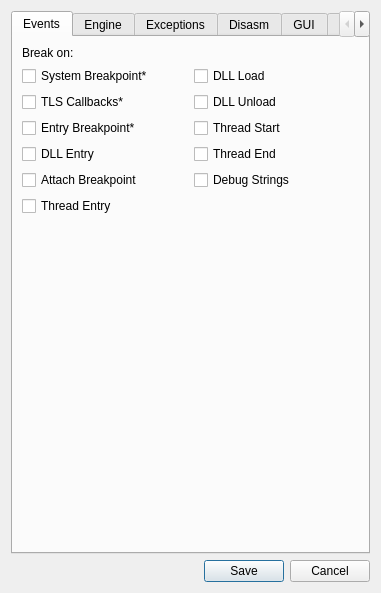
<?xml version="1.0" encoding="UTF-8"?>
<ui version="4.0">
 <class>SettingsDialog</class>
 <widget class="QDialog" name="SettingsDialog">
  <property name="geometry">
   <rect>
    <x>0</x>
    <y>0</y>
    <width>381</width>
    <height>514</height>
   </rect>
  </property>
  <property name="sizePolicy">
   <sizepolicy hsizetype="Expanding" vsizetype="Expanding">
    <horstretch>0</horstretch>
    <verstretch>0</verstretch>
   </sizepolicy>
  </property>
  <property name="windowTitle">
   <string>Settings</string>
  </property>
  <property name="windowIcon">
   <iconset resource="../../resource.qrc">
    <normaloff>:/icons/images/settings.png</normaloff>:/icons/images/settings.png</iconset>
  </property>
  <property name="autoFillBackground">
   <bool>true</bool>
  </property>
  <layout class="QVBoxLayout" name="verticalLayout">
   <item>
    <widget class="QTabWidget" name="tabWidget">
     <property name="autoFillBackground">
      <bool>true</bool>
     </property>
     <property name="currentIndex">
      <number>0</number>
     </property>
     <widget class="QWidget" name="tabEvents">
      <attribute name="title">
       <string>Events</string>
      </attribute>
      <layout class="QGridLayout" name="gridLayout">
       <item row="1" column="0">
        <widget class="QCheckBox" name="chkSystemBreakpoint">
         <property name="text">
          <string>System Breakpoint*</string>
         </property>
         <property name="checked">
          <bool>false</bool>
         </property>
        </widget>
       </item>
       <item row="0" column="0">
        <widget class="QLabel" name="lblBreakOn">
         <property name="text">
          <string>Break on:</string>
         </property>
        </widget>
       </item>
       <item row="1" column="1">
        <widget class="QCheckBox" name="chkDllLoad">
         <property name="text">
          <string>DLL Load</string>
         </property>
        </widget>
       </item>
       <item row="9" column="0">
        <widget class="QCheckBox" name="chkAttachBreakpoint">
         <property name="text">
          <string>Attach Breakpoint</string>
         </property>
        </widget>
       </item>
       <item row="8" column="0">
        <widget class="QCheckBox" name="chkDllEntry">
         <property name="text">
          <string>DLL Entry</string>
         </property>
        </widget>
       </item>
       <item row="3" column="0">
        <widget class="QCheckBox" name="chkEntryBreakpoint">
         <property name="text">
          <string>Entry Breakpoint*</string>
         </property>
         <property name="checked">
          <bool>false</bool>
         </property>
        </widget>
       </item>
       <item row="2" column="1">
        <widget class="QCheckBox" name="chkDllUnload">
         <property name="text">
          <string>DLL Unload</string>
         </property>
        </widget>
       </item>
       <item row="2" column="0">
        <widget class="QCheckBox" name="chkTlsCallbacks">
         <property name="text">
          <string>TLS Callbacks*</string>
         </property>
         <property name="checked">
          <bool>false</bool>
         </property>
        </widget>
       </item>
       <item row="8" column="1">
        <widget class="QCheckBox" name="chkThreadEnd">
         <property name="text">
          <string>Thread End</string>
         </property>
        </widget>
       </item>
       <item row="10" column="0">
        <widget class="QCheckBox" name="chkThreadEntry">
         <property name="text">
          <string>Thread Entry</string>
         </property>
        </widget>
       </item>
       <item row="9" column="1">
        <widget class="QCheckBox" name="chkDebugStrings">
         <property name="text">
          <string>Debug Strings</string>
         </property>
        </widget>
       </item>
       <item row="3" column="1">
        <widget class="QCheckBox" name="chkThreadStart">
         <property name="text">
          <string>Thread Start</string>
         </property>
        </widget>
       </item>
       <item row="11" column="0">
        <spacer name="verticalSpacer_4">
         <property name="orientation">
          <enum>Qt::Vertical</enum>
         </property>
         <property name="sizeHint" stdset="0">
          <size>
           <width>20</width>
           <height>40</height>
          </size>
         </property>
        </spacer>
       </item>
      </layout>
     </widget>
     <widget class="QWidget" name="tabEngine">
      <property name="sizePolicy">
       <sizepolicy hsizetype="Minimum" vsizetype="Preferred">
        <horstretch>0</horstretch>
        <verstretch>0</verstretch>
       </sizepolicy>
      </property>
      <property name="minimumSize">
       <size>
        <width>0</width>
        <height>0</height>
       </size>
      </property>
      <attribute name="title">
       <string>Engine</string>
      </attribute>
      <layout class="QVBoxLayout" name="verticalLayout_4">
       <item>
        <widget class="QGroupBox" name="groupBox_2">
         <property name="sizePolicy">
          <sizepolicy hsizetype="Preferred" vsizetype="Minimum">
           <horstretch>0</horstretch>
           <verstretch>0</verstretch>
          </sizepolicy>
         </property>
         <property name="title">
          <string>Calculation Type</string>
         </property>
         <layout class="QVBoxLayout" name="verticalLayout_6">
          <item>
           <layout class="QHBoxLayout" name="layoutCalulationType">
            <property name="sizeConstraint">
             <enum>QLayout::SetNoConstraint</enum>
            </property>
            <item>
             <widget class="QRadioButton" name="radioSigned">
              <property name="text">
               <string>&amp;Signed</string>
              </property>
              <property name="checked">
               <bool>true</bool>
              </property>
             </widget>
            </item>
            <item>
             <widget class="QRadioButton" name="radioUnsigned">
              <property name="text">
               <string>&amp;Unsigned</string>
              </property>
             </widget>
            </item>
           </layout>
          </item>
         </layout>
        </widget>
       </item>
       <item>
        <widget class="QGroupBox" name="groupBox">
         <property name="sizePolicy">
          <sizepolicy hsizetype="Preferred" vsizetype="Minimum">
           <horstretch>0</horstretch>
           <verstretch>0</verstretch>
          </sizepolicy>
         </property>
         <property name="title">
          <string>Default Breakpoint Type</string>
         </property>
         <layout class="QVBoxLayout" name="verticalLayout_7">
          <item>
           <layout class="QHBoxLayout" name="layoutBreakpointType">
            <item>
             <widget class="QRadioButton" name="radioInt3Short">
              <property name="text">
               <string>INT3</string>
              </property>
              <property name="checked">
               <bool>true</bool>
              </property>
             </widget>
            </item>
            <item>
             <widget class="QRadioButton" name="radioInt3Long">
              <property name="text">
               <string>Long INT3</string>
              </property>
             </widget>
            </item>
            <item>
             <widget class="QRadioButton" name="radioUd2">
              <property name="text">
               <string>UD2</string>
              </property>
             </widget>
            </item>
           </layout>
          </item>
         </layout>
        </widget>
       </item>
       <item>
        <widget class="QCheckBox" name="chkUndecorateSymbolNames">
         <property name="text">
          <string>Undecorate Symbol Names</string>
         </property>
        </widget>
       </item>
       <item>
        <widget class="QCheckBox" name="chkEnableDebugPrivilege">
         <property name="text">
          <string>Enable Debug &amp;Privilege</string>
         </property>
        </widget>
       </item>
       <item>
        <widget class="QCheckBox" name="chkEnableSourceDebugging">
         <property name="text">
          <string>Enable Source Debugging</string>
         </property>
        </widget>
       </item>
       <item>
        <widget class="QCheckBox" name="chkDisableDatabaseCompression">
         <property name="text">
          <string>Disable Database Compression</string>
         </property>
        </widget>
       </item>
       <item>
        <widget class="QCheckBox" name="chkSaveDatabaseInProgramDirectory">
         <property name="text">
          <string>Save Database in Program Directory</string>
         </property>
        </widget>
       </item>
       <item>
        <widget class="QCheckBox" name="chkTraceRecordEnabledDuringTrace">
         <property name="text">
          <string>Enable Trace Record Recording during a Trace</string>
         </property>
        </widget>
       </item>
       <item>
        <widget class="QCheckBox" name="chkSkipInt3Stepping">
         <property name="text">
          <string>Skip INT3 stepping</string>
         </property>
        </widget>
       </item>
       <item>
        <widget class="QCheckBox" name="chkBreakWhenCalcConditionsFails">
         <property name="text">
          <string>Break When Calc Conditions fails</string>
         </property>
        </widget>
       </item>
       <item>
        <widget class="QCheckBox" name="chkNoScriptTimeout">
         <property name="text">
          <string>No Script Timeout Warning</string>
         </property>
        </widget>
       </item>
       <item>
        <widget class="QCheckBox" name="chkIgnoreInconsistentBreakpoints">
         <property name="text">
          <string>&amp;Ignore inconsistent breakpoints</string>
         </property>
        </widget>
       </item>
       <item>
        <widget class="QCheckBox" name="chkHardcoreThreadSwitchWarning">
         <property name="text">
          <string>Log If the Thread Has Switched</string>
         </property>
        </widget>
       </item>
       <item>
        <widget class="QCheckBox" name="chkVerboseExceptionLogging">
         <property name="text">
          <string>Enable Verbose Exception Logging</string>
         </property>
        </widget>
       </item>
       <item>
        <widget class="QCheckBox" name="chkNoWow64SingleStepWorkaround">
         <property name="text">
          <string>Disable WOW64 Single Step Workaround</string>
         </property>
        </widget>
       </item>
       <item>
        <layout class="QHBoxLayout" name="horizontalLayout_6">
         <item>
          <widget class="QLabel" name="lblMaxTraceCount">
           <property name="text">
            <string>Default maximum trace &amp;count</string>
           </property>
           <property name="buddy">
            <cstring>spinMaxTraceCount</cstring>
           </property>
          </widget>
         </item>
         <item>
          <widget class="QSpinBox" name="spinMaxTraceCount">
           <property name="sizePolicy">
            <sizepolicy hsizetype="Expanding" vsizetype="Fixed">
             <horstretch>0</horstretch>
             <verstretch>0</verstretch>
            </sizepolicy>
           </property>
           <property name="wrapping">
            <bool>false</bool>
           </property>
           <property name="frame">
            <bool>true</bool>
           </property>
           <property name="buttonSymbols">
            <enum>QAbstractSpinBox::UpDownArrows</enum>
           </property>
           <property name="minimum">
            <number>1</number>
           </property>
           <property name="maximum">
            <number>2147483647</number>
           </property>
           <property name="value">
            <number>50000</number>
           </property>
          </widget>
         </item>
        </layout>
       </item>
       <item>
        <spacer name="verticalSpacer">
         <property name="orientation">
          <enum>Qt::Vertical</enum>
         </property>
         <property name="sizeHint" stdset="0">
          <size>
           <width>20</width>
           <height>40</height>
          </size>
         </property>
        </spacer>
       </item>
      </layout>
     </widget>
     <widget class="QWidget" name="tabExceptions">
      <attribute name="title">
       <string>Exceptions</string>
      </attribute>
      <layout class="QVBoxLayout" name="verticalLayout_5">
       <item>
        <widget class="QLabel" name="lblIgnoredExceptions">
         <property name="text">
          <string>Ignored Exceptions:</string>
         </property>
        </widget>
       </item>
       <item>
        <layout class="QHBoxLayout" name="horizontalLayout_2">
         <item>
          <widget class="QListWidget" name="listExceptions">
           <property name="font">
            <font>
             <family>Courier New</family>
             <pointsize>8</pointsize>
            </font>
           </property>
           <property name="verticalScrollBarPolicy">
            <enum>Qt::ScrollBarAlwaysOn</enum>
           </property>
          </widget>
         </item>
         <item>
          <layout class="QVBoxLayout" name="layoutExceptionButtons">
           <item>
            <spacer name="verticalSpacer_6">
             <property name="orientation">
              <enum>Qt::Vertical</enum>
             </property>
             <property name="sizeHint" stdset="0">
              <size>
               <width>20</width>
               <height>40</height>
              </size>
             </property>
            </spacer>
           </item>
           <item>
            <widget class="QPushButton" name="btnAddRange">
             <property name="text">
              <string>Add &amp;Range</string>
             </property>
            </widget>
           </item>
           <item>
            <widget class="QPushButton" name="btnDeleteRange">
             <property name="text">
              <string>&amp;Delete Range</string>
             </property>
            </widget>
           </item>
           <item>
            <widget class="QPushButton" name="btnAddLast">
             <property name="text">
              <string>Add &amp;Last</string>
             </property>
            </widget>
           </item>
           <item>
            <spacer name="verticalSpacer_5">
             <property name="orientation">
              <enum>Qt::Vertical</enum>
             </property>
             <property name="sizeHint" stdset="0">
              <size>
               <width>20</width>
               <height>40</height>
              </size>
             </property>
            </spacer>
           </item>
          </layout>
         </item>
        </layout>
       </item>
      </layout>
     </widget>
     <widget class="QWidget" name="tabDisasm">
      <attribute name="title">
       <string>Disasm</string>
      </attribute>
      <layout class="QVBoxLayout" name="verticalLayout_2">
       <item>
        <widget class="QCheckBox" name="chkArgumentSpaces">
         <property name="text">
          <string>Argument Spaces</string>
         </property>
        </widget>
       </item>
       <item>
        <widget class="QCheckBox" name="chkTabBetweenMnemonicAndArguments">
         <property name="text">
          <string>Tab between mnemonic and arguments</string>
         </property>
        </widget>
       </item>
       <item>
        <widget class="QCheckBox" name="chkHidePointerSizes">
         <property name="text">
          <string>Hide pointer sizes</string>
         </property>
        </widget>
       </item>
       <item>
        <widget class="QCheckBox" name="chkHideNormalSegments">
         <property name="text">
          <string>Only show FS/GS segments</string>
         </property>
        </widget>
       </item>
       <item>
        <widget class="QCheckBox" name="chkMemorySpaces">
         <property name="text">
          <string>Memory Spaces</string>
         </property>
        </widget>
       </item>
       <item>
        <widget class="QCheckBox" name="chkUppercase">
         <property name="text">
          <string>Uppercase</string>
         </property>
        </widget>
       </item>
       <item>
        <widget class="QCheckBox" name="chkOnlyCipAutoComments">
         <property name="text">
          <string>Autocomments only on CIP</string>
         </property>
        </widget>
       </item>
       <item>
        <widget class="QCheckBox" name="chkNoHighlightOperands">
         <property name="text">
          <string>Don't highlight operands</string>
         </property>
        </widget>
       </item>
       <item>
        <widget class="QCheckBox" name="chkNoCurrentModuleText">
         <property name="text">
          <string>Hide module name for local memory addresses</string>
         </property>
        </widget>
       </item>
       <item>
        <widget class="QCheckBox" name="chkPermanentHighlightingMode">
         <property name="text">
          <string>Permanent highlighting mode</string>
         </property>
        </widget>
       </item>
       <item>
        <widget class="QCheckBox" name="chkNoBranchDisasmPreview">
         <property name="text">
          <string>Disable branch disassembly preview</string>
         </property>
        </widget>
       </item>
       <item>
        <widget class="QCheckBox" name="chk0xPrefixValues">
         <property name="text">
          <string>0x prefix for values</string>
         </property>
        </widget>
       </item>
       <item>
        <widget class="QCheckBox" name="chkNoSourceLinesAutoComments">
         <property name="text">
          <string>Don't show source lines in comments</string>
         </property>
        </widget>
       </item>
       <item>
        <layout class="QHBoxLayout" name="horizontalLayout_7">
         <item>
          <widget class="QLabel" name="lblMaximumModuleNameSize">
           <property name="enabled">
            <bool>true</bool>
           </property>
           <property name="sizePolicy">
            <sizepolicy hsizetype="Preferred" vsizetype="Preferred">
             <horstretch>0</horstretch>
             <verstretch>0</verstretch>
            </sizepolicy>
           </property>
           <property name="minimumSize">
            <size>
             <width>0</width>
             <height>0</height>
            </size>
           </property>
           <property name="text">
            <string>Maximum module name size</string>
           </property>
           <property name="buddy">
            <cstring>spinMaximumModuleNameSize</cstring>
           </property>
          </widget>
         </item>
         <item>
          <widget class="QSpinBox" name="spinMaximumModuleNameSize">
           <property name="sizePolicy">
            <sizepolicy hsizetype="Expanding" vsizetype="Fixed">
             <horstretch>0</horstretch>
             <verstretch>0</verstretch>
            </sizepolicy>
           </property>
           <property name="maximumSize">
            <size>
             <width>16777215</width>
             <height>16777215</height>
            </size>
           </property>
           <property name="minimum">
            <number>-1</number>
           </property>
           <property name="maximum">
            <number>2147483647</number>
           </property>
          </widget>
         </item>
        </layout>
       </item>
       <item>
        <spacer name="verticalSpacer_2">
         <property name="orientation">
          <enum>Qt::Vertical</enum>
         </property>
         <property name="sizeHint" stdset="0">
          <size>
           <width>20</width>
           <height>40</height>
          </size>
         </property>
        </spacer>
       </item>
      </layout>
     </widget>
     <widget class="QWidget" name="tabGui">
      <attribute name="title">
       <string>GUI</string>
      </attribute>
      <layout class="QVBoxLayout" name="verticalLayout_11">
       <item>
        <widget class="QCheckBox" name="chkFpuRegistersLittleEndian">
         <property name="sizePolicy">
          <sizepolicy hsizetype="Preferred" vsizetype="Fixed">
           <horstretch>0</horstretch>
           <verstretch>0</verstretch>
          </sizepolicy>
         </property>
         <property name="text">
          <string>Show FPU registers as little endian</string>
         </property>
        </widget>
       </item>
       <item>
        <widget class="QCheckBox" name="chkSaveColumnOrder">
         <property name="text">
          <string>Save GUI layout and column orders</string>
         </property>
        </widget>
       </item>
       <item>
        <widget class="QCheckBox" name="chkNoCloseDialog">
         <property name="text">
          <string>Don't show close dialog</string>
         </property>
        </widget>
       </item>
       <item>
        <widget class="QCheckBox" name="chkPidInHex">
         <property name="text">
          <string>Show PID in HEX</string>
         </property>
        </widget>
       </item>
       <item>
        <widget class="QCheckBox" name="chkSaveLoadTabOrder">
         <property name="text">
          <string>Enable Load/Save Tab Order</string>
         </property>
        </widget>
       </item>
       <item>
        <widget class="QCheckBox" name="chkSidebarWatchLabels">
         <property name="text">
          <string>Show Watch Labels in Side Bar</string>
         </property>
        </widget>
       </item>
       <item>
        <widget class="QCheckBox" name="chkNoForegroundWindow">
         <property name="text">
          <string>Do not call SetForegroundWindow</string>
         </property>
        </widget>
       </item>
       <item>
        <widget class="QCheckBox" name="chkShowGraphRva">
         <property name="text">
          <string>Show RVA addresses in graph view</string>
         </property>
        </widget>
       </item>
       <item>
        <widget class="QCheckBox" name="chkGraphZoomMode">
         <property name="text">
          <string>Graph zoom mode</string>
         </property>
        </widget>
       </item>
       <item>
        <widget class="QCheckBox" name="chkShowExitConfirmation">
         <property name="text">
          <string>Show exit confirmation dialog</string>
         </property>
        </widget>
       </item>
       <item>
        <widget class="QCheckBox" name="chkDisableAutoComplete">
         <property name="text">
          <string>Disable auto completion in goto dialog</string>
         </property>
        </widget>
       </item>
       <item>
        <widget class="QCheckBox" name="chkAsciiAddressDumpMode">
         <property name="text">
          <string>Show ASCII/Unicode in address dump mode</string>
         </property>
        </widget>
       </item>
       <item>
        <widget class="QCheckBox" name="chkShowInfoWindow">
         <property name="text">
          <string>Show selection InfoWindow</string>
         </property>
        </widget>
       </item>
       <item>
        <spacer name="verticalSpacer_7">
         <property name="orientation">
          <enum>Qt::Vertical</enum>
         </property>
         <property name="sizeHint" stdset="0">
          <size>
           <width>20</width>
           <height>40</height>
          </size>
         </property>
        </spacer>
       </item>
      </layout>
     </widget>
     <widget class="QWidget" name="tabMisc">
      <attribute name="title">
       <string>Misc</string>
      </attribute>
      <layout class="QVBoxLayout" name="verticalLayout_10">
       <item>
        <layout class="QVBoxLayout" name="verticalLayout_9">
         <item>
          <layout class="QHBoxLayout" name="horizontalLayout_4">
           <item>
            <layout class="QVBoxLayout" name="verticalLayout_3">
             <item>
              <widget class="QLabel" name="label_2">
               <property name="text">
                <string>Symbol Store:</string>
               </property>
              </widget>
             </item>
             <item>
              <widget class="QLabel" name="label_3">
               <property name="text">
                <string>Symbol Path:</string>
               </property>
              </widget>
             </item>
            </layout>
           </item>
           <item>
            <layout class="QVBoxLayout" name="verticalLayout_8">
             <item>
              <widget class="QLineEdit" name="editSymbolStore"/>
             </item>
             <item>
              <widget class="QLineEdit" name="editSymbolCache"/>
             </item>
            </layout>
           </item>
          </layout>
         </item>
         <item>
          <widget class="QCheckBox" name="chkSetJIT">
           <property name="text">
            <string>Set x64dbg as Just In Time Debugger</string>
           </property>
          </widget>
         </item>
         <item>
          <layout class="QHBoxLayout" name="horizontalLayout">
           <item>
            <widget class="QLabel" name="label">
             <property name="text">
              <string>JIT:</string>
             </property>
            </widget>
           </item>
           <item>
            <widget class="QLineEdit" name="editJIT">
             <property name="readOnly">
              <bool>true</bool>
             </property>
            </widget>
           </item>
          </layout>
         </item>
         <item>
          <widget class="QCheckBox" name="chkConfirmBeforeAtt">
           <property name="text">
            <string>Confirm before attaching</string>
           </property>
          </widget>
         </item>
         <item>
          <widget class="QLabel" name="lblAdminWarning">
           <property name="text">
            <string>&lt;font color=&quot;red&quot;&gt;DIE SCUM!&lt;/font&gt;</string>
           </property>
          </widget>
         </item>
         <item>
          <widget class="QGroupBox" name="groupBox_3">
           <property name="title">
            <string>Search Engine URL</string>
           </property>
           <layout class="QHBoxLayout" name="horizontalLayout_5">
            <item>
             <widget class="QLineEdit" name="editHelpOnSymbolicNameUrl"/>
            </item>
           </layout>
          </widget>
         </item>
        </layout>
       </item>
       <item>
        <widget class="QCheckBox" name="chkUtf16LogRedirect">
         <property name="text">
          <string>UTF-16 Log Redirect*</string>
         </property>
        </widget>
       </item>
       <item>
        <widget class="QCheckBox" name="chkUseLocalHelpFile">
         <property name="text">
          <string>Use local help file (x64dbg.chm)</string>
         </property>
        </widget>
       </item>
       <item>
        <widget class="QCheckBox" name="chkQueryProcessCookie">
         <property name="text">
          <string>Query process cookie*</string>
         </property>
        </widget>
       </item>
       <item>
        <widget class="QCheckBox" name="chkQueryWorkingSet">
         <property name="text">
          <string>Query working set before reading memory</string>
         </property>
        </widget>
       </item>
       <item>
        <widget class="QCheckBox" name="chkTransparentExceptionStepping">
         <property name="text">
          <string>Transparent exception stepping*</string>
         </property>
        </widget>
       </item>
       <item>
        <spacer name="verticalSpacer_3">
         <property name="orientation">
          <enum>Qt::Vertical</enum>
         </property>
         <property name="sizeHint" stdset="0">
          <size>
           <width>20</width>
           <height>40</height>
          </size>
         </property>
        </spacer>
       </item>
      </layout>
     </widget>
    </widget>
   </item>
   <item>
    <layout class="QHBoxLayout" name="horizontalLayout_3">
     <item>
      <spacer name="horizontalSpacer">
       <property name="orientation">
        <enum>Qt::Horizontal</enum>
       </property>
       <property name="sizeHint" stdset="0">
        <size>
         <width>40</width>
         <height>20</height>
        </size>
       </property>
      </spacer>
     </item>
     <item>
      <widget class="QPushButton" name="btnSave">
       <property name="text">
        <string>Save</string>
       </property>
       <property name="default">
        <bool>true</bool>
       </property>
      </widget>
     </item>
     <item>
      <widget class="QPushButton" name="btnCancel">
       <property name="text">
        <string>Cancel</string>
       </property>
      </widget>
     </item>
    </layout>
   </item>
  </layout>
 </widget>
 <tabstops>
  <tabstop>tabWidget</tabstop>
  <tabstop>chkSystemBreakpoint</tabstop>
  <tabstop>chkDllLoad</tabstop>
  <tabstop>chkTlsCallbacks</tabstop>
  <tabstop>chkDllUnload</tabstop>
  <tabstop>chkEntryBreakpoint</tabstop>
  <tabstop>chkThreadStart</tabstop>
  <tabstop>chkDllEntry</tabstop>
  <tabstop>chkThreadEnd</tabstop>
  <tabstop>chkAttachBreakpoint</tabstop>
  <tabstop>chkDebugStrings</tabstop>
  <tabstop>chkThreadEntry</tabstop>
  <tabstop>radioSigned</tabstop>
  <tabstop>radioUnsigned</tabstop>
  <tabstop>radioInt3Short</tabstop>
  <tabstop>radioInt3Long</tabstop>
  <tabstop>radioUd2</tabstop>
  <tabstop>chkUndecorateSymbolNames</tabstop>
  <tabstop>chkEnableDebugPrivilege</tabstop>
  <tabstop>chkEnableSourceDebugging</tabstop>
  <tabstop>chkDisableDatabaseCompression</tabstop>
  <tabstop>chkSaveDatabaseInProgramDirectory</tabstop>
  <tabstop>listExceptions</tabstop>
  <tabstop>btnAddRange</tabstop>
  <tabstop>btnDeleteRange</tabstop>
  <tabstop>btnAddLast</tabstop>
  <tabstop>chkArgumentSpaces</tabstop>
  <tabstop>chkTabBetweenMnemonicAndArguments</tabstop>
  <tabstop>chkMemorySpaces</tabstop>
  <tabstop>chkUppercase</tabstop>
  <tabstop>chkOnlyCipAutoComments</tabstop>
  <tabstop>editSymbolStore</tabstop>
  <tabstop>editSymbolCache</tabstop>
  <tabstop>chkSetJIT</tabstop>
  <tabstop>editJIT</tabstop>
  <tabstop>chkConfirmBeforeAtt</tabstop>
  <tabstop>btnSave</tabstop>
  <tabstop>btnCancel</tabstop>
 </tabstops>
 <resources>
  <include location="../../resource.qrc"/>
 </resources>
 <connections>
  <connection>
   <sender>btnCancel</sender>
   <signal>clicked()</signal>
   <receiver>SettingsDialog</receiver>
   <slot>reject()</slot>
   <hints>
    <hint type="sourcelabel">
     <x>358</x>
     <y>252</y>
    </hint>
    <hint type="destinationlabel">
     <x>357</x>
     <y>236</y>
    </hint>
   </hints>
  </connection>
  <connection>
   <sender>btnSave</sender>
   <signal>clicked()</signal>
   <receiver>SettingsDialog</receiver>
   <slot>accept()</slot>
   <hints>
    <hint type="sourcelabel">
     <x>286</x>
     <y>250</y>
    </hint>
    <hint type="destinationlabel">
     <x>279</x>
     <y>236</y>
    </hint>
   </hints>
  </connection>
 </connections>
</ui>
